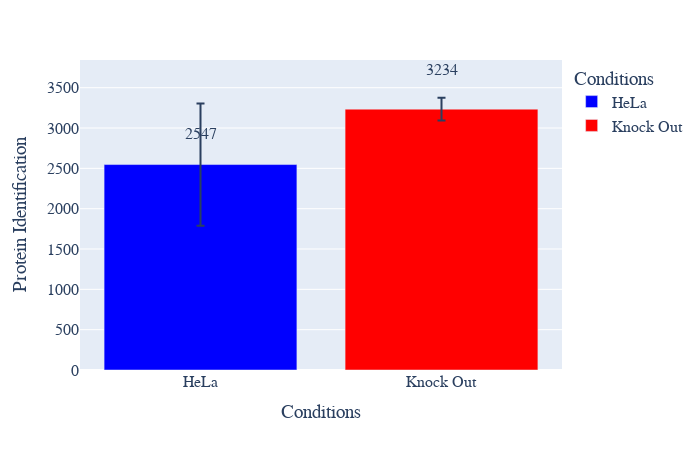

Here is the notebook cell this chart was saved with:
### Code cell
#ID plot(protein and peptides)
plot_options={
            "mean label": "True",
            "error bar": "stdev",
            "X Title": "Conditions",
            "Y Title": "Protein Identification",
            "color": ["blue", "red", "black", "yellow", "green", "purple",
                      "orange", "brown", "pink", "gray", "olive", "cyan"],
            "width": 700,
            "height": 450,
            "font": dict(size=16, family="Arial black"),
            "ID mode": "total",
            "help for information only": \
            "Mean label options: True or False." \
            "error bar options: stdev or ci95." \
            "color: the first few colors will be used"
            "ID mode options: total, MS2, stacked." \
        }
plot_options["plot_type"] = "1" # 1 is protein, 2 is peptide
figure ,_ ,_ =ID_plots(data_obj, plot_options, saved_settings)
figure.show()
#figure.write_image("images/test.svg")

### Figure 1 — Plotly figure (JSON) as saved in the notebook; plotly's stock layout.template omitted (floating-point values rounded to 4 significant figures)
{"data": [{"alignmentgroup": "True", "error_y": {"array": [757.8]}, "hovertemplate": "Conditions=%{x}<br>IDs=%{y}<extra></extra>", "legendgroup": "HeLa", "marker": {"color": "blue", "pattern": {"shape": ""}}, "name": "HeLa", "offsetgroup": "HeLa", "orientation": "v", "showlegend": true, "textposition": "auto", "type": "bar", "x": ["HeLa"], "xaxis": "x", "y": [2547.0], "yaxis": "y"}, {"alignmentgroup": "True", "error_y": {"array": [142.3]}, "hovertemplate": "Conditions=%{x}<br>IDs=%{y}<extra></extra>", "legendgroup": "Knock Out", "marker": {"color": "red", "pattern": {"shape": ""}}, "name": "Knock Out", "offsetgroup": "Knock Out", "orientation": "v", "showlegend": true, "textposition": "auto", "type": "bar", "x": ["Knock Out"], "xaxis": "x", "y": [3234.0], "yaxis": "y"}], "layout": {"annotations": [{"showarrow": false, "text": "2547", "x": "HeLa", "y": 2929.0}, {"showarrow": false, "text": "3234", "x": "Knock Out", "y": 3720.0}], "barmode": "relative", "font": {"family": "Arial black", "size": 16}, "height": 450, "legend": {"title": {"text": "Conditions"}, "tracegroupgap": 0}, "margin": {"t": 60}, "width": 700, "xaxis": {"anchor": "y", "categoryarray": ["HeLa", "Knock Out"], "categoryorder": "array", "domain": [0, 1], "title": {"text": "Conditions"}}, "yaxis": {"anchor": "x", "domain": [0, 1], "title": {"text": "Protein Identification"}}}}
